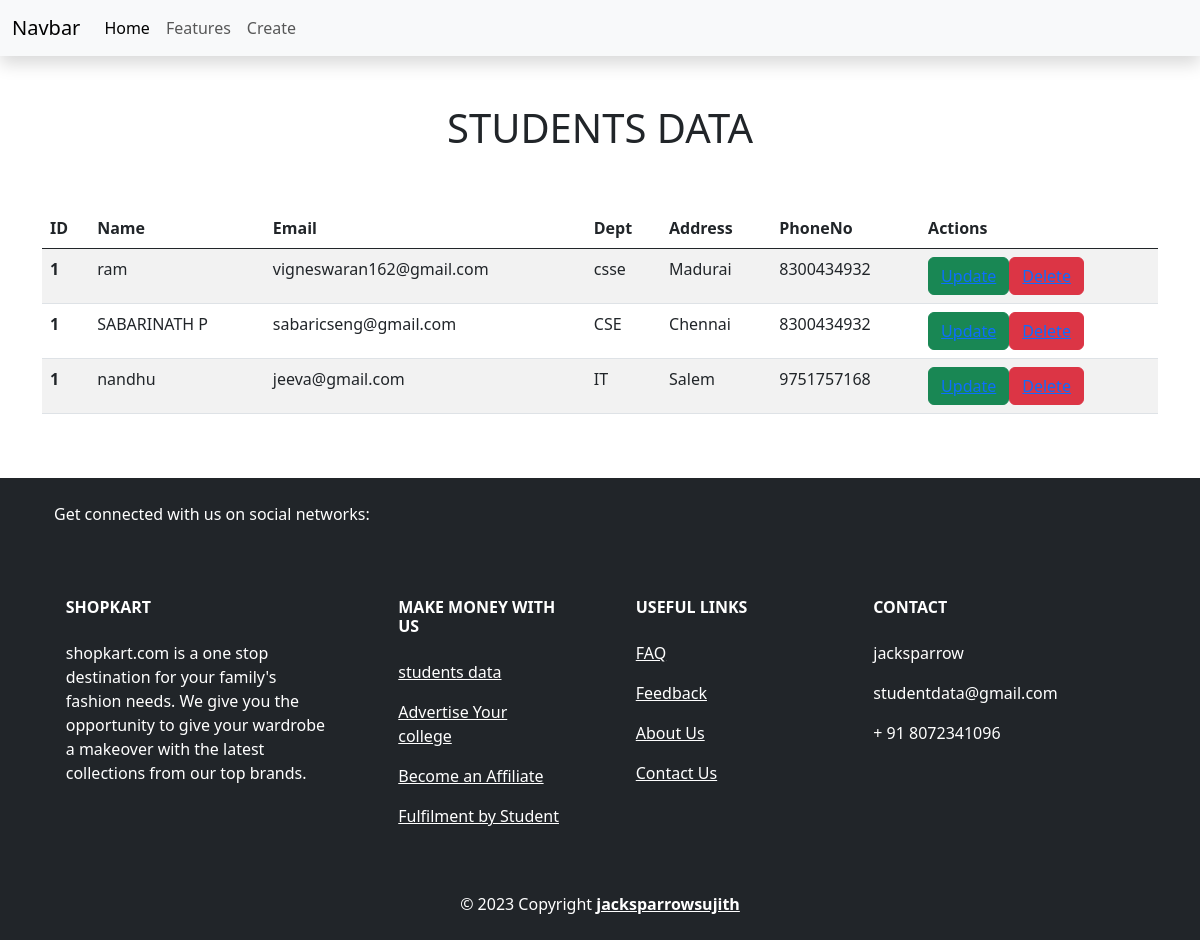
The page / on the database its author committed.
### blogapps/models.py (models this page shows, shortened)
class Student(models.Model):
    name = models.CharField(max_length=200)
    email = models.EmailField()
    dept = models.CharField(max_length=100)
    address = models.CharField(max_length=220)
    phone_number = models.CharField(max_length=12)

### blogapps/views.py (the view)
# urls.py: path('',views.index),
def index (request):
    obj = Student.objects.all()
    return render(request,'index.html',{'data':obj})

### templates/index.html (shortened to what this page needs)
<!doctype html>
<html lang="en">
  <head>
    <link href="https://cdn.jsdelivr.net/npm/bootstrap@5.0.2/dist/css/bootstrap.min.css" rel="stylesheet">
    <link href="https://cdn.jsdelivr.net/npm/bootstrap@5.3.0-alpha3/dist/css/bootstrap.min.css" rel="stylesheet">
  </head>
  <body>
    <header>
    <nav class="navbar navbar-expand-lg bg-body-tertiary shadow">
        <div class="container-fluid">
          <a class="navbar-brand" href="#">Navbar</a>
          <div class="collapse navbar-collapse" id="navbarNavAltMarkup">
            <div class="navbar-nav">
              <a class="nav-link active" aria-current="page" href="#">Home</a>
              <a class="nav-link" href="#">Features</a>
              <a class="nav-link" href="create">Create</a>
            </div>
          </div>
        </div>
      </nav>
    </header><br><br>
<h1 class="text-center">STUDENTS DATA</h1><br><br>
    <div class="container">
      <table class="table table-striped">
          <thead>
            <tr>
              <th scope="col">ID</th>
              <th scope="col">Name</th>
              <th scope="col">Email</th>
              <th scope="col">Dept</th>
              <th scope="col">Address</th>
              <th scope="col">PhoneNo</th>
              <th scope="col">Actions</th>
            </tr>
          </thead>
          <tbody>
            {% for student in data %}
            <tr>
              <th scope="row">1</th>
              <td>{{student.name}}</td>
              <td>{{student.email}}</td>
              <td>{{student.dept}}</td>
              <td>{{student.address}}</td>
              <td>{{student.phone_number}}</td>
              <td><button class="btn btn-success"><a href="update/{{student.id}}">Update</a>
              <button class="btn btn-danger"><a href="delete/{{student.id}}">Delete</a></td>
            </tr>
            {% endfor %}
          </tbody>
      </table>
    </div>
<br><br>
      <footer class="text-center text-lg-start bg-dark text-white">
        <section class="container d-flex justify-content-center justify-content-lg-between p-4">
          <div class="me-5 d-none d-lg-block">
            <span>Get connected with us on social networks:</span>
          </div>
          <div>
          </div>
        </section>
        <section class="">
          <div class="container text-center text-md-start mt-5">
            <div class="row mt-3">
              <div class="col-md-3 col-lg-4 col-xl-3 mx-auto mb-4">
                <h6 class="text-uppercase fw-bold mb-4"> ShopKart</h6>
                <p>
                  shopkart.com is a one stop destination for your family's fashion needs.
                   We give you the opportunity to give your wardrobe a makeover with the latest collections from our top brands.
                </p>
              </div>
              <div class="col-md-2 col-lg-2 col-xl-2 mx-auto mb-4">
                <h6 class="text-uppercase fw-bold mb-4">Make Money with Us</h6>
                <p><a href="#!" class="text-reset">students data</a></p>
                <p><a href="#!" class="text-reset">Advertise Your college</a></p>
                <p><a href="#!" class="text-reset">Become an Affiliate</a></p>
                <p><a href="#!" class="text-reset">Fulfilment by Student</a></p>
              </div>
              <div class="col-md-3 col-lg-2 col-xl-2 mx-auto mb-4">
                <h6 class="text-uppercase fw-bold mb-4">Useful links</h6>
                <p><a href="#!" class="text-reset">FAQ</a></p>
                <p><a href="#!" class="text-reset">Feedback</a></p>
                <p><a href="#!" class="text-reset">About Us</a></p>
                <p><a href="#!" class="text-reset">Contact Us</a></p>
              </div>
              <div class="col-md-4 col-lg-3 col-xl-3 mx-auto mb-md-0 mb-4">
                <h6 class="text-uppercase fw-bold mb-4"> Contact</h6>
                <p>jacksparrow</p>
                <p> studentdata@gmail.com</p>
                <p> + 91 8072341096</p>
              </div>
            </div>
          </div>
        </section>
        <div class="text-center p-4">
          &copy;  2023 Copyright <a class="text-reset fw-bold" href="https://tutorjoes.in/"> jacksparrowsujith</a>
        </div>
      </footer>
  </body>
</html>

### rows shown on the page
Student: name "ram", email "vigneswaran162@gmail.com", dept "csse", address "Madurai", phone_number "8300434932"
Student: name "SABARINATH P", email "sabaricseng@gmail.com", dept "CSE", address "Chennai", phone_number "8300434932"
Student: name "nandhu", email "jeeva@gmail.com", dept "IT", address "Salem", phone_number "9751757168"
